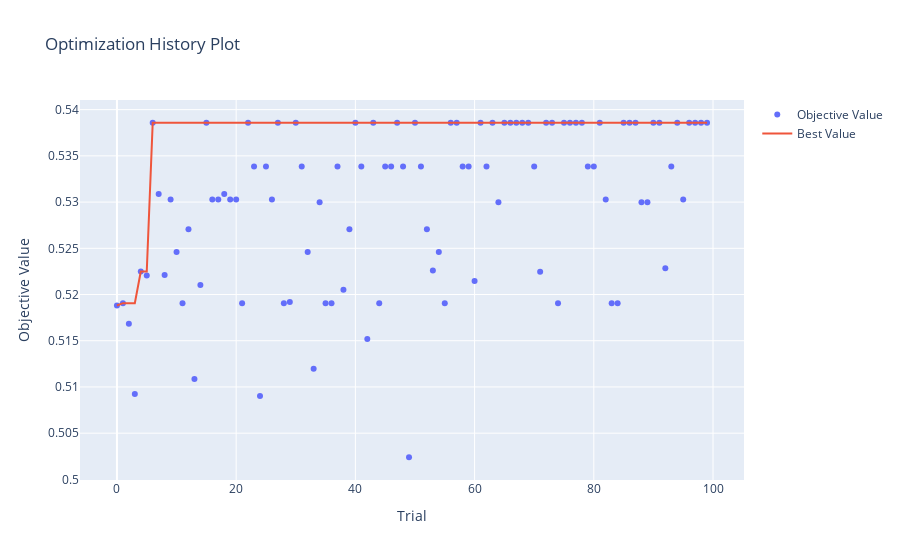

Here is the notebook cell this chart was saved with:
### Markdown cell above
### 3.3 Optuna Visualizations
Visualizing hyper-parameter tuning results obtained by running Optuna.

### Code cell
optuna.visualization.plot_optimization_history(study)
